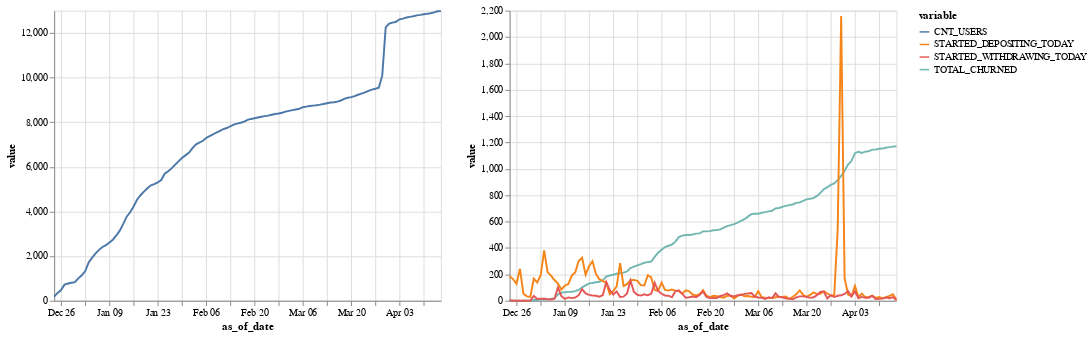

The code cell stored with this chart in its notebook:
### Code cell
a = alt.Chart(data[data['variable'] != 'CNT_USERS']).mark_line().encode(
    x='as_of_date',
    y='value',
    color='variable'
) 

b = alt.Chart(data[data['variable'] == 'CNT_USERS']).mark_line().encode(
    x='as_of_date',
    y='value',
    color='variable'
) 

b | a

### Figure 1 — Vega-Lite specification as saved in the notebook (floating-point values rounded to 4 significant figures; data arrays with more than 128 entries replaced by an {"elided": "..."} marker saying what was removed)
{"config": {"view": {"continuousWidth": 400, "continuousHeight": 300}}, "hconcat": [{"data": {"name": "data-9dc371b8dfda92471077fff749264ab2"}, "mark": "line", "encoding": {"color": {"field": "variable", "type": "nominal"}, "x": {"field": "as_of_date", "type": "temporal"}, "y": {"field": "value", "type": "quantitative"}}}, {"data": {"name": "data-02f9e3ee1406112c518821fe25fff693"}, "mark": "line", "encoding": {"color": {"field": "variable", "type": "nominal"}, "x": {"field": "as_of_date", "type": "temporal"}, "y": {"field": "value", "type": "quantitative"}}}], "$schema": "https://vega.github.io/schema/vega-lite/v4.17.0.json", "datasets": {"data-9dc371b8dfda92471077fff749264ab2": [{"as_of_date": "2021-12-24T00:00:00", "variable": "CNT_USERS", "value": 185}, {"as_of_date": "2021-12-25T00:00:00", "variable": "CNT_USERS", "value": 349}, {"as_of_date": "2021-12-26T00:00:00", "variable": "CNT_USERS", "value": 478}, {"as_of_date": "2021-12-27T00:00:00", "variable": "CNT_USERS", "value": 720}, {"as_of_date": "2021-12-28T00:00:00", "variable": "CNT_USERS", "value": 773}, {"as_of_date": "2021-12-29T00:00:00", "variable": "CNT_USERS", "value": 806}, {"as_of_date": "2021-12-30T00:00:00", "variable": "CNT_USERS", "value": 835}, {"as_of_date": "2021-12-31T00:00:00", "variable": "CNT_USERS", "value": 1002}, {"as_of_date": "2022-01-01T00:00:00", "variable": "CNT_USERS", "value": 1140}, {"as_of_date": "2022-01-02T00:00:00", "variable": "CNT_USERS", "value": 1333}, {"as_of_date": "2022-01-03T00:00:00", "variable": "CNT_USERS", "value": 1715}, {"as_of_date": "2022-01-04T00:00:00", "variable": "CNT_USERS", "value": 1932}, {"as_of_date": "2022-01-05T00:00:00", "variable": "CNT_USERS", "value": 2122}, {"as_of_date": "2022-01-06T00:00:00", "variable": "CNT_USERS", "value": 2279}, {"as_of_date": "2022-01-07T00:00:00", "variable": "CNT_USERS", "value": 2409}, {"as_of_date": "2022-01-08T00:00:00", "variable": "CNT_USERS", "value": 2494}, {"as_of_date": "2022-01-09T00:00:00", "variable": "CNT_USERS", "value": 2609}, {"as_of_date": "2022-01-10T00:00:00", "variable": "CNT_USERS", "value": 2735}, {"as_of_date": "2022-01-11T00:00:00", "variable": "CNT_USERS", "value": 2926}, {"as_of_date": "2022-01-12T00:00:00", "variable": "CNT_USERS", "value": 3141}, {"as_of_date": "2022-01-13T00:00:00", "variable": "CNT_USERS", "value": 3442}, {"as_of_date": "2022-01-14T00:00:00", "variable": "CNT_USERS", "value": 3768}, {"as_of_date": "2022-01-15T00:00:00", "variable": "CNT_USERS", "value": 3965}, {"as_of_date": "2022-01-16T00:00:00", "variable": "CNT_USERS", "value": 4226}, {"as_of_date": "2022-01-17T00:00:00", "variable": "CNT_USERS", "value": 4526}, {"as_of_date": "2022-01-18T00:00:00", "variable": "CNT_USERS", "value": 4729}, {"as_of_date": "2022-01-19T00:00:00", "variable": "CNT_USERS", "value": 4891}, {"as_of_date": "2022-01-20T00:00:00", "variable": "CNT_USERS", "value": 5041}, {"as_of_date": "2022-01-21T00:00:00", "variable": "CNT_USERS", "value": 5175}, {"as_of_date": "2022-01-22T00:00:00", "variable": "CNT_USERS", "value": 5225}, {"as_of_date": "2022-01-23T00:00:00", "variable": "CNT_USERS", "value": 5299}, {"as_of_date": "2022-01-24T00:00:00", "variable": "CNT_USERS", "value": 5408}, {"as_of_date": "2022-01-25T00:00:00", "variable": "CNT_USERS", "value": 5693}, {"as_of_date": "2022-01-26T00:00:00", "variable": "CNT_USERS", "value": 5805}, {"as_of_date": "2022-01-27T00:00:00", "variable": "CNT_USERS", "value": 5931}, {"as_of_date": "2022-01-28T00:00:00", "variable": "CNT_USERS", "value": 6087}, {"as_of_date": "2022-01-29T00:00:00", "variable": "CNT_USERS", "value": 6245}, {"as_of_date": "2022-01-30T00:00:00", "variable": "CNT_USERS", "value": 6396}, {"as_of_date": "2022-01-31T00:00:00", "variable": "CNT_USERS", "value": 6514}, {"as_of_date": "2022-02-01T00:00:00", "variable": "CNT_USERS", "value": 6630}, {"as_of_date": "2022-02-02T00:00:00", "variable": "CNT_USERS", "value": 6823}, {"as_of_date": "2022-02-03T00:00:00", "variable": "CNT_USERS", "value": 7000}, {"as_of_date": "2022-02-04T00:00:00", "variable": "CNT_USERS", "value": 7082}, {"as_of_date": "2022-02-05T00:00:00", "variable": "CNT_USERS", "value": 7157}, {"as_of_date": "2022-02-06T00:00:00", "variable": "CNT_USERS", "value": 7294}, {"as_of_date": "2022-02-07T00:00:00", "variable": "CNT_USERS", "value": 7376}, {"as_of_date": "2022-02-08T00:00:00", "variable": "CNT_USERS", "value": 7453}, {"as_of_date": "2022-02-09T00:00:00", "variable": "CNT_USERS", "value": 7538}, {"as_of_date": "2022-02-10T00:00:00", "variable": "CNT_USERS", "value": 7614}, {"as_of_date": "2022-02-11T00:00:00", "variable": "CNT_USERS", "value": 7687}, {"as_of_date": "2022-02-12T00:00:00", "variable": "CNT_USERS", "value": 7740}, {"as_of_date": "2022-02-13T00:00:00", "variable": "CNT_USERS", "value": 7819}, {"as_of_date": "2022-02-14T00:00:00", "variable": "CNT_USERS", "value": 7890}, {"as_of_date": "2022-02-15T00:00:00", "variable": "CNT_USERS", "value": 7937}, {"as_of_date": "2022-02-16T00:00:00", "variable": "CNT_USERS", "value": 7978}, {"as_of_date": "2022-02-17T00:00:00", "variable": "CNT_USERS", "value": 8027}, {"as_of_date": "2022-02-18T00:00:00", "variable": "CNT_USERS", "value": 8108}, {"as_of_date": "2022-02-19T00:00:00", "variable": "CNT_USERS", "value": 8147}, {"as_of_date": "2022-02-20T00:00:00", "variable": "CNT_USERS", "value": 8175}, {"as_of_date": "2022-02-21T00:00:00", "variable": "CNT_USERS", "value": 8212}, {"as_of_date": "2022-02-22T00:00:00", "variable": "CNT_USERS", "value": 8246}, {"as_of_date": "2022-02-23T00:00:00", "variable": "CNT_USERS", "value": 8274}, {"as_of_date": "2022-02-24T00:00:00", "variable": "CNT_USERS", "value": 8297}, {"as_of_date": "2022-02-25T00:00:00", "variable": "CNT_USERS", "value": 8334}, {"as_of_date": "2022-02-26T00:00:00", "variable": "CNT_USERS", "value": 8371}, {"as_of_date": "2022-02-27T00:00:00", "variable": "CNT_USERS", "value": 8388}, {"as_of_date": "2022-02-28T00:00:00", "variable": "CNT_USERS", "value": 8425}, {"as_of_date": "2022-03-01T00:00:00", "variable": "CNT_USERS", "value": 8473}, {"as_of_date": "2022-03-02T00:00:00", "variable": "CNT_USERS", "value": 8507}, {"as_of_date": "2022-03-03T00:00:00", "variable": "CNT_USERS", "value": 8543}, {"as_of_date": "2022-03-04T00:00:00", "variable": "CNT_USERS", "value": 8573}, {"as_of_date": "2022-03-05T00:00:00", "variable": "CNT_USERS", "value": 8601}, {"as_of_date": "2022-03-06T00:00:00", "variable": "CNT_USERS", "value": 8673}, {"as_of_date": "2022-03-07T00:00:00", "variable": "CNT_USERS", "value": 8700}, {"as_of_date": "2022-03-08T00:00:00", "variable": "CNT_USERS", "value": 8723}, {"as_of_date": "2022-03-09T00:00:00", "variable": "CNT_USERS", "value": 8743}, {"as_of_date": "2022-03-10T00:00:00", "variable": "CNT_USERS", "value": 8763}, {"as_of_date": "2022-03-11T00:00:00", "variable": "CNT_USERS", "value": 8789}, {"as_of_date": "2022-03-12T00:00:00", "variable": "CNT_USERS", "value": 8819}, {"as_of_date": "2022-03-13T00:00:00", "variable": "CNT_USERS", "value": 8848}, {"as_of_date": "2022-03-14T00:00:00", "variable": "CNT_USERS", "value": 8880}, {"as_of_date": "2022-03-15T00:00:00", "variable": "CNT_USERS", "value": 8893}, {"as_of_date": "2022-03-16T00:00:00", "variable": "CNT_USERS", "value": 8923}, {"as_of_date": "2022-03-17T00:00:00", "variable": "CNT_USERS", "value": 8972}, {"as_of_date": "2022-03-18T00:00:00", "variable": "CNT_USERS", "value": 9050}, {"as_of_date": "2022-03-19T00:00:00", "variable": "CNT_USERS", "value": 9094}, {"as_of_date": "2022-03-20T00:00:00", "variable": "CNT_USERS", "value": 9124}, {"as_of_date": "2022-03-21T00:00:00", "variable": "CNT_USERS", "value": 9168}, {"as_of_date": "2022-03-22T00:00:00", "variable": "CNT_USERS", "value": 9231}, {"as_of_date": "2022-03-23T00:00:00", "variable": "CNT_USERS", "value": 9282}, {"as_of_date": "2022-03-24T00:00:00", "variable": "CNT_USERS", "value": 9335}, {"as_of_date": "2022-03-25T00:00:00", "variable": "CNT_USERS", "value": 9408}, {"as_of_date": "2022-03-26T00:00:00", "variable": "CNT_USERS", "value": 9463}, {"as_of_date": "2022-03-27T00:00:00", "variable": "CNT_USERS", "value": 9502}, {"as_of_date": "2022-03-28T00:00:00", "variable": "CNT_USERS", "value": 9545}, {"as_of_date": "2022-03-29T00:00:00", "variable": "CNT_USERS", "value": 10087}, {"as_of_date": "2022-03-30T00:00:00", "variable": "CNT_USERS", "value": 12247}, {"as_of_date": "2022-03-31T00:00:00", "variable": "CNT_USERS", "value": 12418}, {"as_of_date": "2022-04-01T00:00:00", "variable": "CNT_USERS", "value": 12465}, {"as_of_date": "2022-04-02T00:00:00", "variable": "CNT_USERS", "value": 12500}, {"as_of_date": "2022-04-03T00:00:00", "variable": "CNT_USERS", "value": 12612}, {"as_of_date": "2022-04-04T00:00:00", "variable": "CNT_USERS", "value": 12641}, {"as_of_date": "2022-04-05T00:00:00", "variable": "CNT_USERS", "value": 12695}, {"as_of_date": "2022-04-06T00:00:00", "variable": "CNT_USERS", "value": 12721}, {"as_of_date": "2022-04-07T00:00:00", "variable": "CNT_USERS", "value": 12750}, {"as_of_date": "2022-04-08T00:00:00", "variable": "CNT_USERS", "value": 12789}, {"as_of_date": "2022-04-09T00:00:00", "variable": "CNT_USERS", "value": 12811}, {"as_of_date": "2022-04-10T00:00:00", "variable": "CNT_USERS", "value": 12839}, {"as_of_date": "2022-04-11T00:00:00", "variable": "CNT_USERS", "value": 12859}, {"as_of_date": "2022-04-12T00:00:00", "variable": "CNT_USERS", "value": 12886}, {"as_of_date": "2022-04-13T00:00:00", "variable": "CNT_USERS", "value": 12923}, {"as_of_date": "2022-04-14T00:00:00", "variable": "CNT_USERS", "value": 12973}, {"as_of_date": "2022-04-15T00:00:00", "variable": "CNT_USERS", "value": 12978}], "data-02f9e3ee1406112c518821fe25fff693": {"elided": "339 records"}}}
